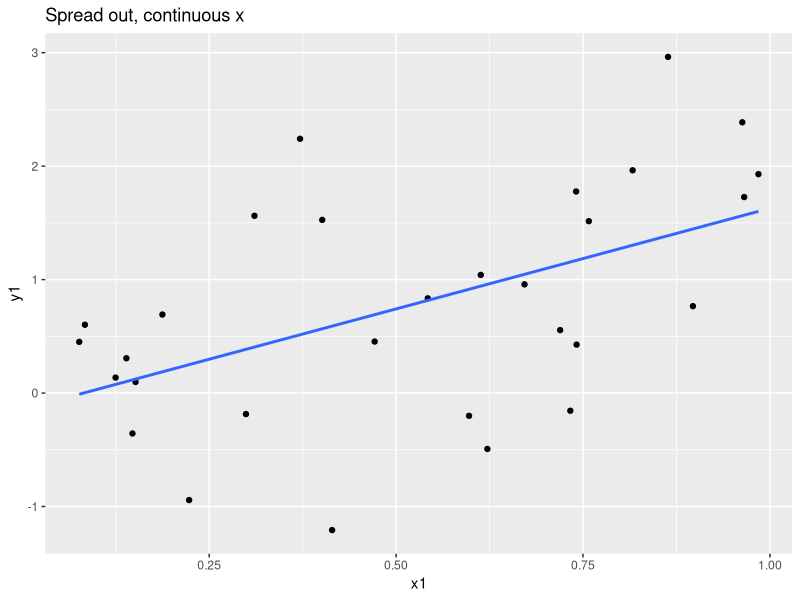
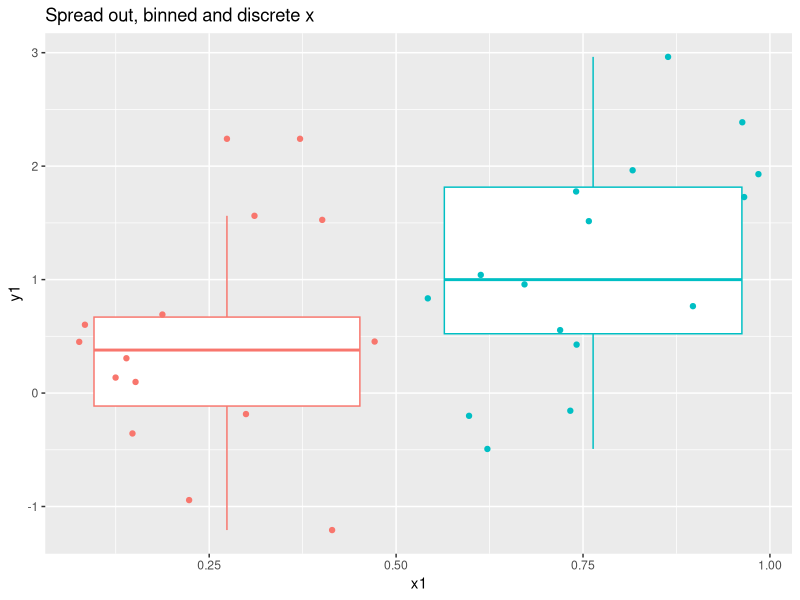
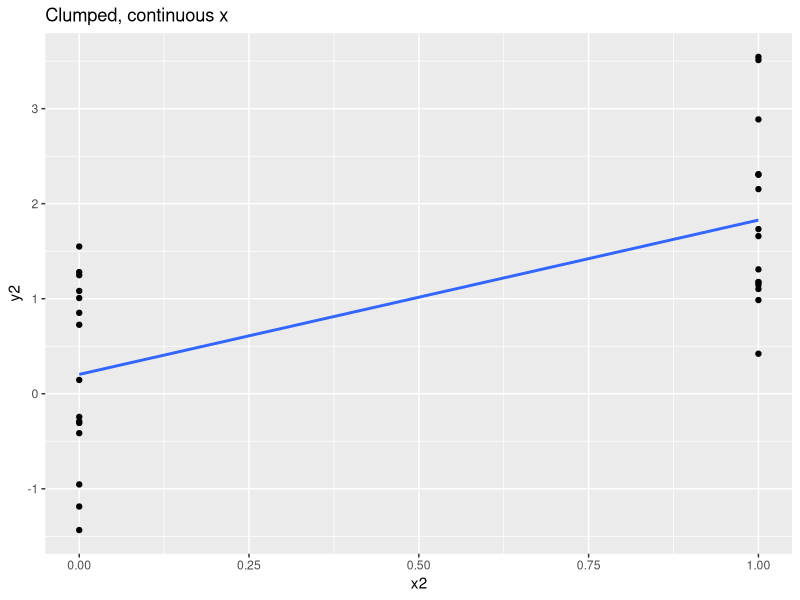
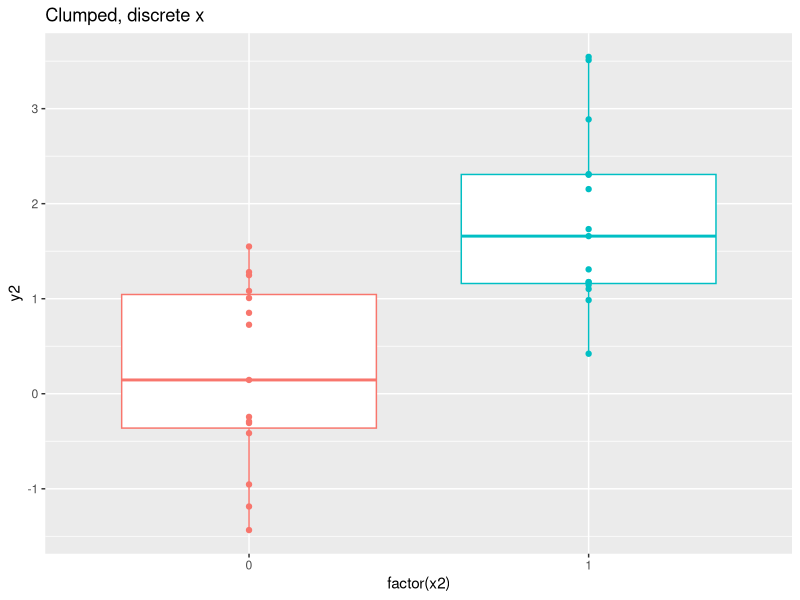
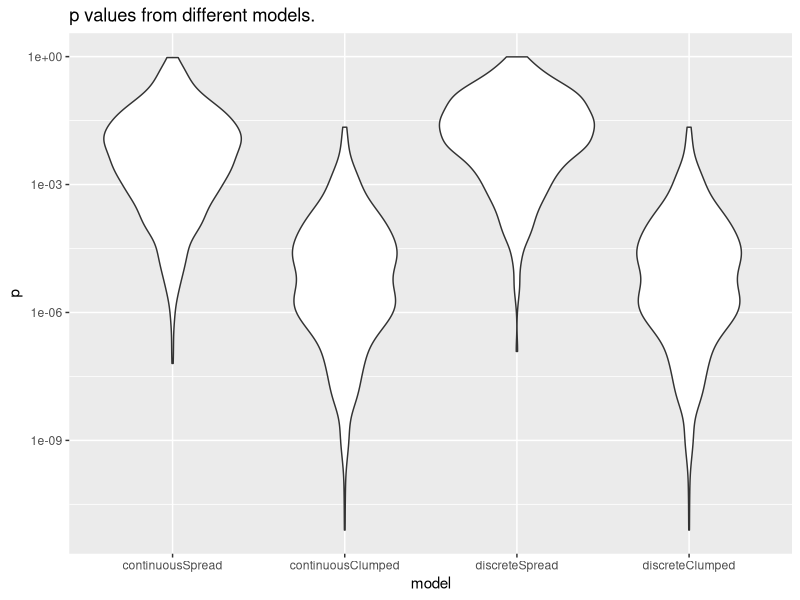

Here is the R script that generated these plots, in order:
## ---- chunk 1
library(ggplot2)
library(magrittr)
library(reshape2)
## ---- chunk 2
# Spread out data
x1 <- runif(30)
y1 <- x1 * 2 + rnorm(30)

# Clumped data
x2 <- rep(c(0,1), 15)
y2 <- x2 * 2 + rnorm(30)
data <- data.frame(x1 = x1, x2 = x2, y1 = y1, y2 = y2)

ggplot(data, aes(x = x1, y = y1)) +
  geom_point() + 
  stat_smooth(method = 'lm', se = FALSE) +
  ggtitle('Spread out, continuous x')


ggplot(data, aes(x = x1, y = y1 )) +
  geom_boxplot(aes(group = (x1 > 0.5)*1, y = y1, colour = factor((x1 > 0.5)*1)),  weight = 2) +
  geom_point(aes(colour = factor((x1 > 0.5)*1))) +
  theme(legend.position="none") +
  ggtitle('Spread out, binned and discrete x')

ggplot(data, aes(x = x2, y = y2)) +
  geom_point() + 
  stat_smooth(method = 'lm', se = FALSE) +
  ggtitle('Clumped, continuous x')

ggplot(data, aes(x = factor(x2), y = y2, colour = factor(x2))) +
  geom_boxplot() + 
  geom_point() +
  theme(legend.position="none") +
  ggtitle('Clumped, discrete x')



## ---- chunk 3
calcLM <- function(){

x1 <- runif(30)
y1 <- x1 * 2 + rnorm(30)
x2 <- rep(c(0,1), 15)
y2 <- x2 * 2 + rnorm(30)

coef <- c( summary(lm(y1 ~ x1))$coef[8],
           summary(lm(y2 ~ x2))$coef[8],
           summary(lm(y1 ~ x1 > 0.5))$coef[8],
           summary(lm(y2 ~ as.factor(x2)))$coef[8]
          )
}
## ---- chunk 4
p <- t(replicate(1000, calcLM())) %>% data.frame

colnames(p) <- c('continuousSpread', 'continuousClumped', 'discreteSpread', 'discreteClumped')

pLong <- melt(p, variable.name = 'model', value.name = 'p')
## ---- chunk 5
ggplot(pLong, aes(x = model, y = p)) +
  scale_y_log10() +
  geom_violin() +
  ggtitle('p values from different models.')
